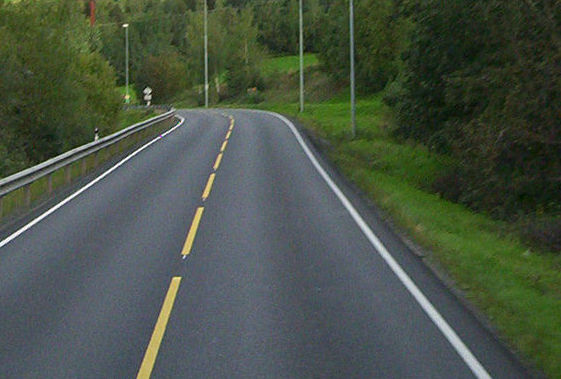
#> input picture Programming/Python/Lane detection/Image_Processing_Test/road.JPG, 561 x 379 px, found by its file name
$ python Image_Processing.py
#> lines starting #> are read from the running program, lines starting #| are printed output that depends on the picture; after the words box and inside, x2 and y2 are one past the last pixel; in counts of white or black regions, pixels touching at a corner belong together
import matplotlib.pylab as plt
import cv2
import numpy as np

#input image
image = cv2.imread('road.jpg')
#> image is the input picture: shape (379, 561, 3); mean B, G, R 69.7, 83.1, 72.5


#converting to grayscale
gray_image = cv2.cvtColor(image,cv2.COLOR_RGB2GRAY)
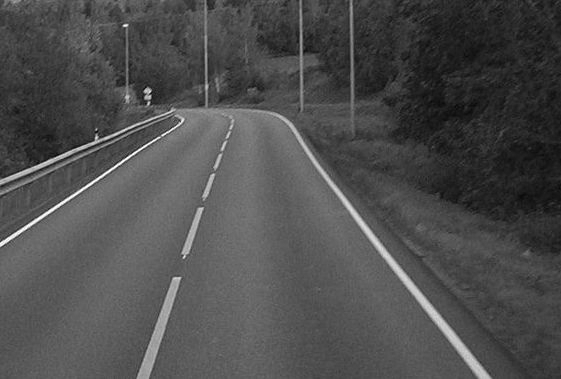
#> gray_image: shape (379, 561); min 6, max 255, mean 77.9
cv2.imwrite('grey.jpg',gray_image)

#gaussian blur
blur = cv2.GaussianBlur(gray_image,(5,5),0)
cv2.imwrite('blur.jpg',blur)

#canny edge detection
canny = cv2.Canny(blur, 220, 150)
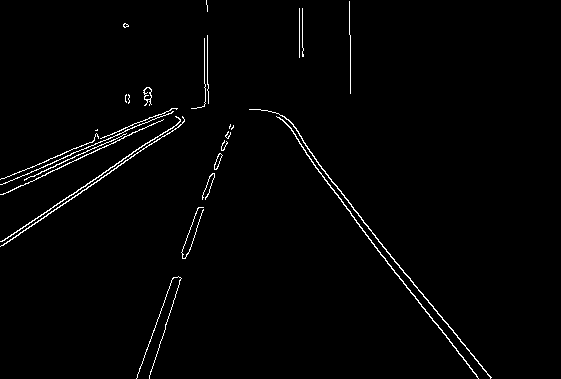
#> canny: shape (379, 561); 1.6% white in thin lines or dots, all inside (x1, y1, x2, y2) = (0, 0, 492, 379)
cv2.imwrite('canny.jpg',canny)

#laplacian edge detection
laplacian = cv2.Laplacian(gray_image, -1)
cv2.imwrite('laplacian.jpg',laplacian)

#sobel edge detection
sobelx = cv2.Sobel(blur, -1,1,0)
sobely = cv2.Sobel(blur, -1,0,1)
sobelxy = cv2.addWeighted(sobelx, 0.5, sobely, 0.5, 0)
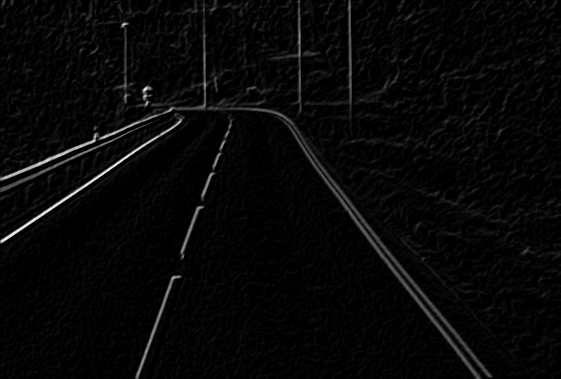
#> sobelxy: shape (379, 561); min 0, max 250, mean 7.4
cv2.imwrite('sobel.jpg',sobelxy)

#Region Masking taking canny edge output

height=canny.shape[0]
#> height = 379
width=canny.shape[1]
#> width = 561

region_of_interest_vertices = [(0,height),(width/2,height/4),(width,height)]
#> region_of_interest_vertices = [(0, 379), (280.5, 94.75), (561, 379)]

def region_of_interest(img, vertices):
    mask = np.zeros_like(img)
    #channel_count = img.shape[2]
    match_mask_color = 255
    cv2.fillPoly(mask, vertices, match_mask_color)
    masked_image = cv2.bitwise_and(img, mask)
    return masked_image

cropped = region_of_interest(canny,np.array([region_of_interest_vertices],np.int32),)
#> in region_of_interest, `cv2.fillPoly(mask, vertices, match_mask_color)`:
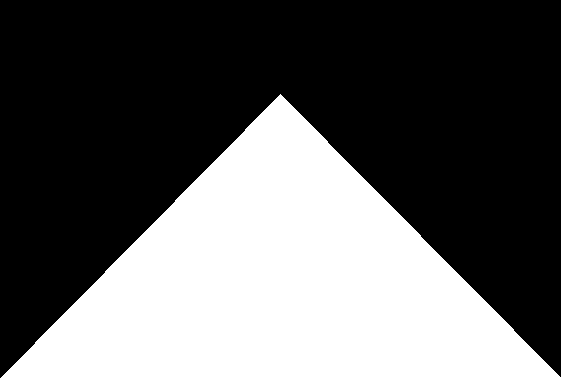
#> mask: shape (379, 561); 37.7% white; 1 white region, box (x1, y1, x2, y2) and area: (0, 94, 561, 379) 80225
#> in region_of_interest, `masked_image = cv2.bitwise_and(img, mask)`:
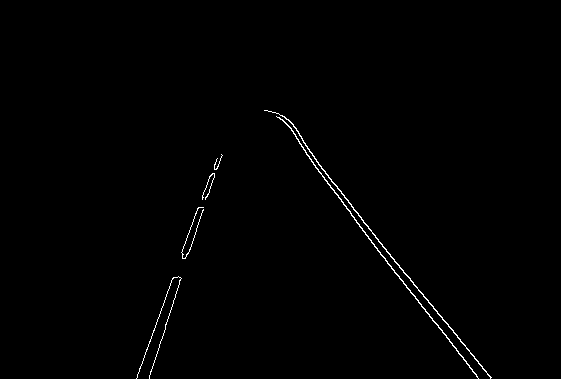
#> masked_image: shape (379, 561); 0.65% white in thin lines or dots, all inside (x1, y1, x2, y2) = (136, 110, 492, 379)
cv2.imwrite('cropped.jpg',cropped)

#Hough Transform

def display_lines(img, lines):
 line_image= np.zeros_like(img)
 if lines is not None:
  for line in lines:
   for x1, y1, x2, y2 in line:
      cv2.line(line_image, (x1,y1), (x2,y2), (0, 255, 0), thickness=10)
 return line_image

lines= cv2.HoughLinesP(cropped,rho=6,theta=np.pi/180,threshold=80,lines=np.array([]),minLineLength=30,maxLineGap=30)
#> lines = 14 rows, first 6: [276, 113, 382, 244], [274, 112, 318, 169], [309, 158, 350, 211], [413, 284, 442, 317], [136, 378, 214, 164], [288, 119, 354, 210]

toRGB=cv2.cvtColor(cropped, cv2.COLOR_GRAY2BGR)
Hough = display_lines(toRGB,lines)
#> the loop in display_lines, `for line in lines:` made 14 passes
#> line on passes 1 to 12: [[276, 113, 382, 244]], [[274, 112, 318, 169]], [[309, 158, 350, 211]], [[413, 284, 442, 317]], [[136, 378, 214, 164]], [[288, 119, 354, 210]], [[449, 341, 476, 374]], [[149, 376, 221, 154]], [[375, 237, 410, 278]], [[351, 215, 478, 378]], [[423, 294, 482, 366]], [[277, 113, 358, 213]]
#> after the loop in display_lines, `for line in lines:`:
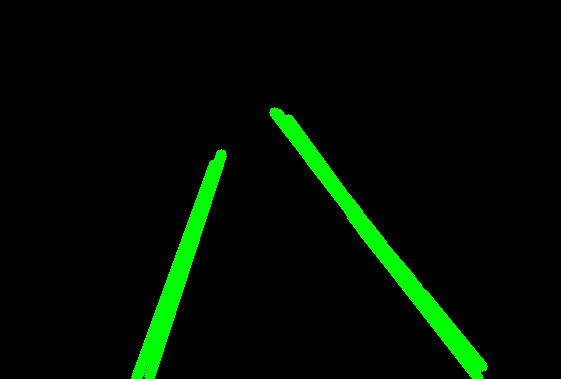
#> line_image: shape (379, 561, 3); mean of channels 0, 1, 2 0, 12.4, 0; drawn as B, G, R
cv2.imwrite('Hough.jpg',Hough)

#combining with original image

source1 = cv2.imread('road.jpg')
source2 = cv2.imread('Hough.jpg')
combo_image= cv2.addWeighted(source1, 0.8, source2, 1, 1)
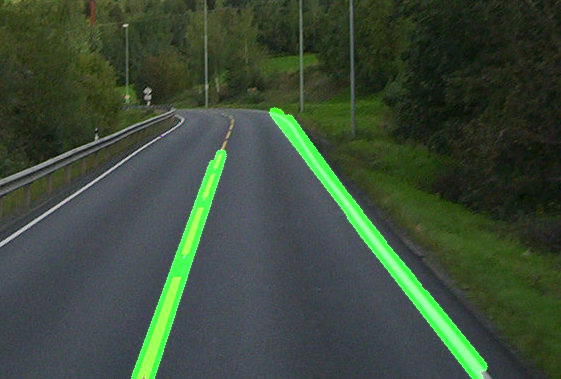
#> combo_image: shape (379, 561, 3); mean B, G, R 57.2, 75.2, 59.4
cv2.imwrite('final.jpg',combo_image)
